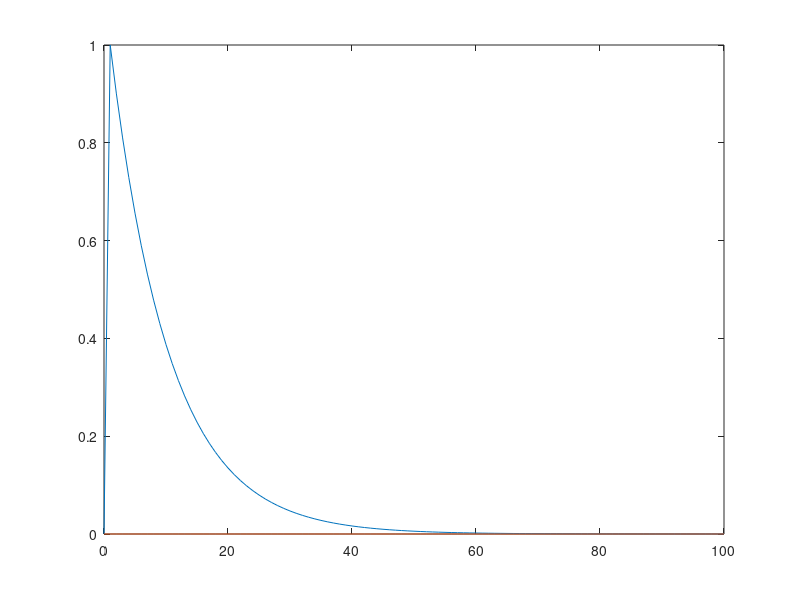

MATLAB code to generate this figure:
v1 = 1; v2 = 0;
w11 = 0; w12 = .2;
w21 = 0; w22 = .95;

V = [v1; v2];
W = [w11 w12; w21 w22];

tEnd = 100;
tVec = 0:tEnd;
nTs = tEnd + 1;
dkc = 0.9; %input geometric decay constant
x = (dkc) .^ (tVec);

y = zeros(2, nTs);
for t = 2:nTs,
    y(:,t) = W*y(:,t-1) + V*x(t-1);
end

plot(tVec, y)